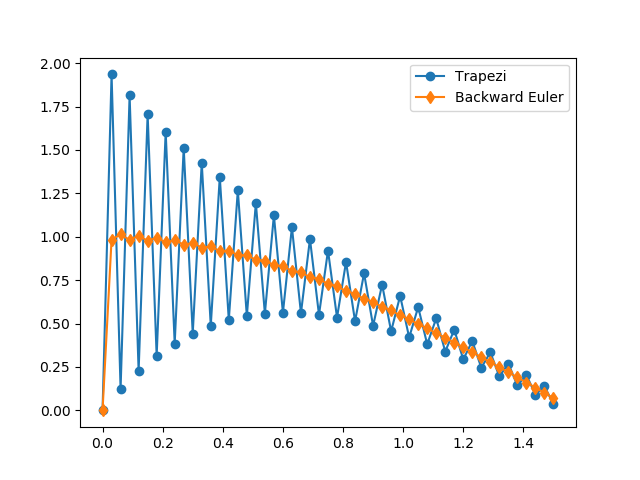

Here is the Python script that generated this plot:
import numpy as np
import matplotlib.pyplot as plt
import math as m

def Fun(t,x):
    return -2000*(x-m.cos(t))

tf=1.5
t0=0
ts=50
k=(tf-t0)/ts
t=np.linspace(t0,tf,ts+1)
y=np.zeros((ts+1)) #trapz
yE=np.zeros((ts+1)) #Backward Euler
y0=0
y[0]=y0
yE[0]=0

for i in range (0,ts):
    y[i+1]=(y[i]+1000*k*(-y[i]+m.cos(t[i])+m.cos(t[i+1])))/(1+k*1000)
    yE[i+1]=(y[i]+2000*k*m.cos(t[i+1]))/(1+k*2000)

plt.plot(t,y,marker='o',label='Trapezi')        
plt.plot(t,yE,marker='d',label='Backward Euler')
plt.legend()
plt.show()
